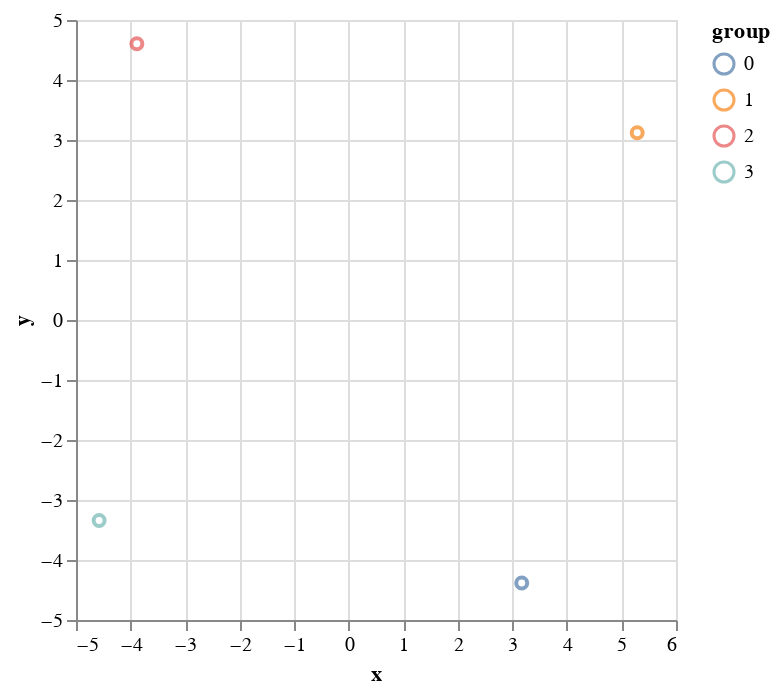

Source (notebook cell):
### Markdown cell above
Sin embargo, no es especialmente esclarecedor para nuestro pequeño conjunto de datos ficticios. También podemos utilizar PCA para reducir nuestros vectores de párrafos n-dimensionales a 2 dimensiones y ver si se agrupan bien.

### Code cell
from sklearn.decomposition import PCA

def pca_2d(paragraph_matrix, groups):
    pca = PCA(n_components=2)
    reduced_dims = pca.fit_transform(paragraph_matrix)
    print(f"2-component PCA, explains {sum(pca.explained_variance_):.2f}% of variance")
    df = pd.DataFrame(reduced_dims, columns=["x", "y"])
    df["group"] = groups
    return df

example_2d = pca_2d(model.paragraph_matrix.data, ["0","1","2","3"])
alt.Chart(example_2d).mark_point().encode(x="x", y="y", color="group")

### Figure 1 — Vega-Lite specification as saved in the notebook (floating-point values rounded to 4 significant figures)
{"config": {"view": {"continuousWidth": 300, "continuousHeight": 300}}, "data": {"name": "data-79cdb8f9be9155e5edea954c335653ca"}, "mark": {"type": "point"}, "encoding": {"color": {"field": "group", "type": "nominal"}, "x": {"field": "x", "type": "quantitative"}, "y": {"field": "y", "type": "quantitative"}}, "$schema": "https://vega.github.io/schema/vega-lite/v5.16.3.json", "datasets": {"data-79cdb8f9be9155e5edea954c335653ca": [{"x": 3.172, "y": -4.385, "group": "0"}, {"x": 5.289, "y": 3.121, "group": "1"}, {"x": -3.884, "y": 4.604, "group": "2"}, {"x": -4.576, "y": -3.341, "group": "3"}]}}
